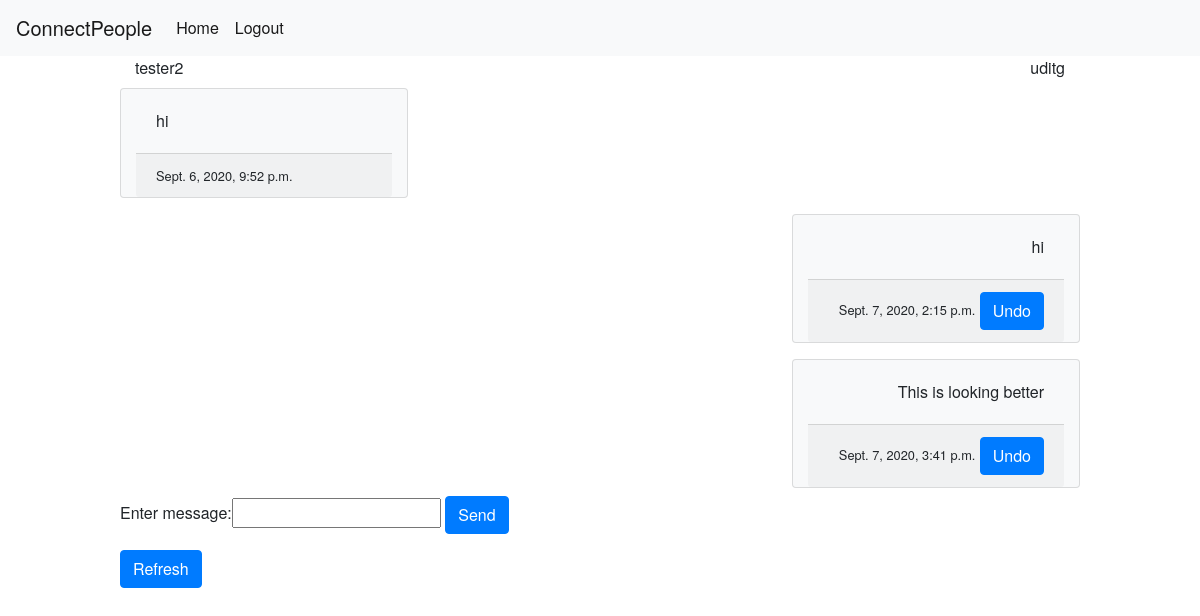
/chatapp/chat/1/9/messages (signed in), run on the app's committed database.
### chatapp/models.py (models this page shows, shortened)
class Message(models.Model):
    msg_text = models.CharField(max_length=200, blank=False)
    send_time = models.DateTimeField(default=datetime.now)
    sender = models.ForeignKey(User, related_name='sender_user', on_delete=models.CASCADE)
    reciever = models.ForeignKey(User, related_name='reciever_user', on_delete=models.CASCADE)

### chatapp/views.py (the view, shortened to what this page needs)
# urls.py: path('chat/<int:sender_id>/<int:reciever_id>/messages', views.chatpage, name='chatpage'),
def chatpage(request, sender_id, reciever_id):
    sender = User.objects.get(pk=sender_id)
    reciever = User.objects.get(pk=reciever_id)
    messages = Message.objects.filter((Q(sender=sender) | Q(sender=reciever)),
                                      (Q(reciever=reciever) | Q(reciever=sender))).order_by("send_time")
    form = MessageForm()
    context = {'sender': sender, 'reciever': reciever, 'messages': messages, 'form': form}
    return render(request, 'chatapp/chatpage.html', context)

### chatapp/forms.py
class MessageForm(forms.Form):
    message_text = forms.CharField(label="Enter message", max_length=50)

### chatapp/templates/chatapp/chatpage.html (shortened to what this page needs)
{% extends 'chatapp/base.html'%}
{%block content%}
<div class="container">
    <div class="row">
        <div class="col text-left">
            {{reciever.username}}
        </div>
        <div class="col text-right">
            {{sender.username}}
        </div>
    </div>
    {%for message in messages%}
        <div class="row">
            {%if message.sender.id == sender.id%}
                <div class="col"></div>
                <div class="col text-right card text-black bg-light my-2" style="max-width: 18rem;">
                    <div class="card-body">
                        <p class="card-text">
                            {{message.msg_text}}
                        </p>
                    </div>
                    <div class="card-footer">
                        <small class="text-black">{{message.send_time}}</small>
                        <a class="btn btn-primary"
                           href="{%url 'chatapp:delete_chat_message' message.sender_id message.reciever_id message.id%}">
                            Undo
                        </a>
                    </div>
                </div>
            {%else%}
                <div class="col text-left card text-black bg-light my-2" style="max-width: 18rem;">
                    <div class="card-body">
                        <p class="card-text">
                            {{message.msg_text}}
                        </p>
                    </div>
                    <div class="card-footer">
                        <small class="text-black">{{message.send_time}}</small>
                    </div>
                </div>
            {%endif%}
        </div>
    {% endfor %}
</div>
<form action="{% url 'chatapp:chatpage' sender.id reciever.id%}" method="post">
    {{form}}
    <input type="submit" value="Send" class="btn btn-primary">
</form>
<form action="{%url 'chatapp:chatpage' sender.id reciever.id%}">
    <input type="submit" value="Refresh" class="btn btn-primary">
</form>
{%endblock content%}

### chatapp/static/chatapp/css/stylesheet.css (style rules this page uses)
body { font-family: "HelveticaNeue-Light", "Helvetica Neue Light", "Helvetica Neue", Helvetica, Arial, "Lucida Grande", sans-serif; font-weight: 300; }

### data on the page
Message: msg_text "hi", send_time "Sept. 6, 2020, 9:52 p.m."
Message: msg_text "hi", send_time "Sept. 7, 2020, 2:15 p.m."
Message: msg_text "This is looking better", send_time "Sept. 7, 2020, 3:41 p.m."

### other printed values
{{ reciever.username }} "tester2"
{{ sender.username }} "uditg"
